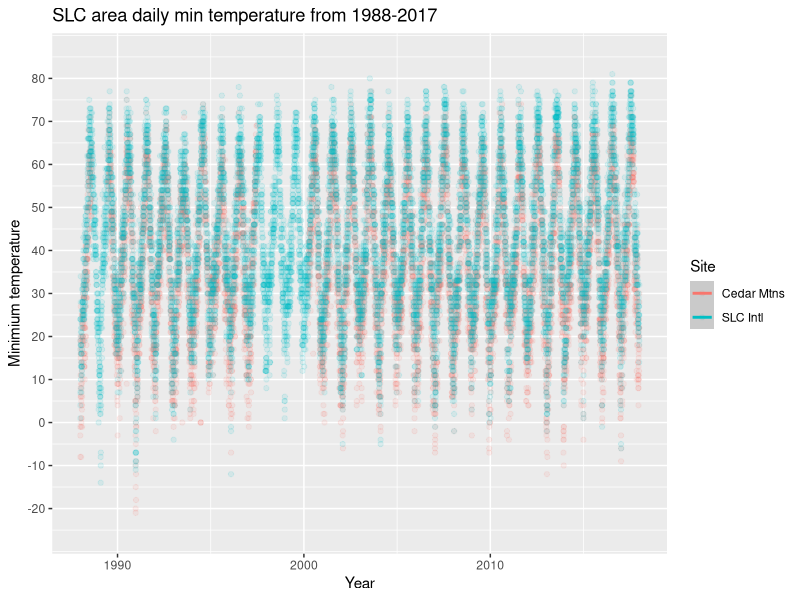
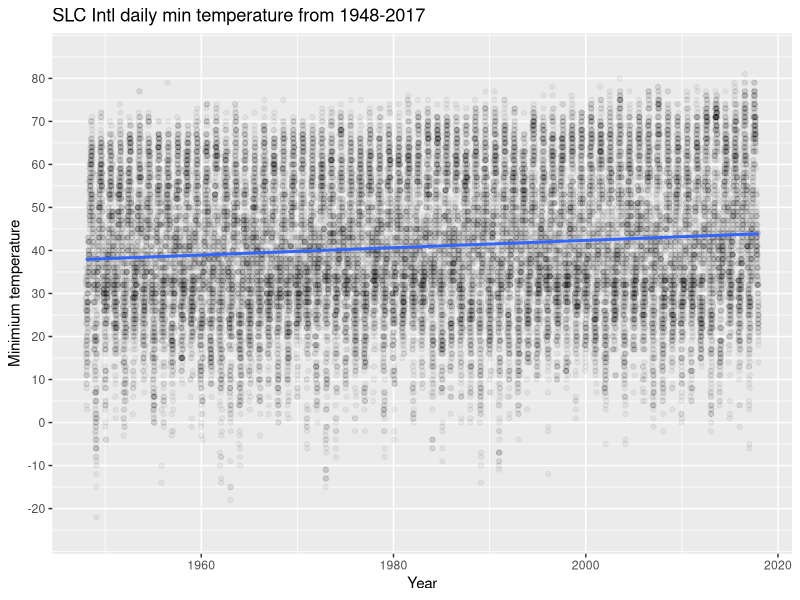
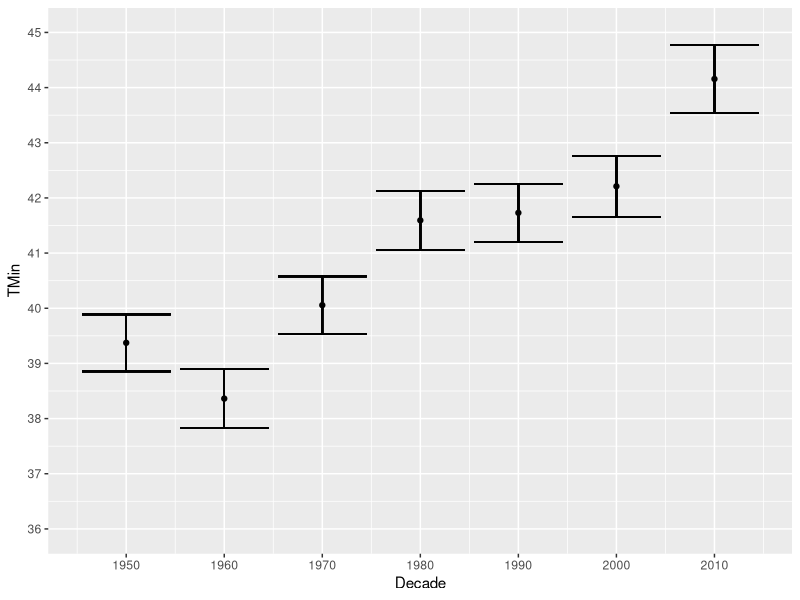
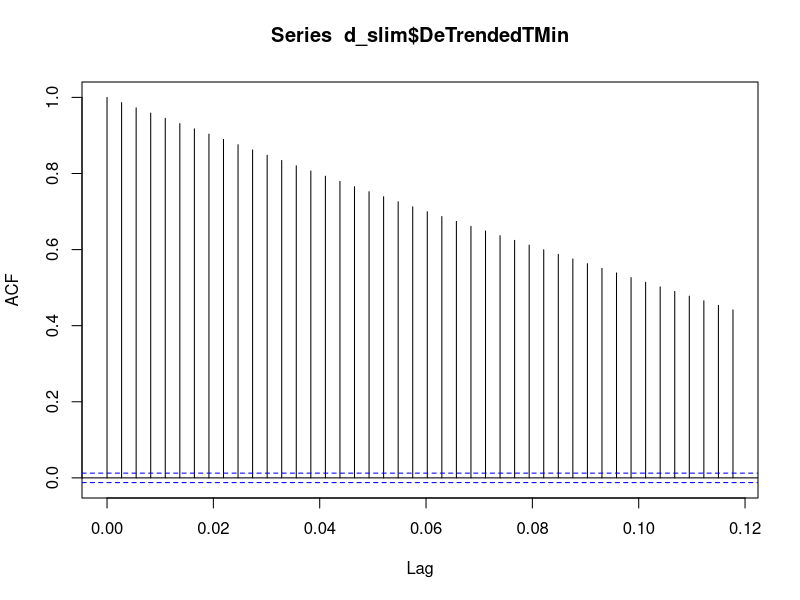

The R script that drew these images, in order:
## ---- chunk 1
library(tidyverse)
d <- read_csv('../data/SLC_Min_Temp_1948-2007.csv')

# Look at the data
head(d)
## ---- chunk 2
library(lubridate)
d %>%
  mutate(Year = year(DATE)) %>% 
  filter(Year > 2000 & Year < 2005) %>% 
  group_by(Year, NAME) %>% 
  summarize(Count = n())
## ---- chunk 3
d <- d %>%
  filter(NAME != 'SALT LAKE TRIAD CENTER, UT US') %>% 
  # Rename the sites and NAME column for readability
  mutate(NAME = ifelse(NAME == 'SALT LAKE CITY INTERNATIONAL AIRPORT, UT US',
                       'SLC Intl',
                       'Cedar Mtns')) %>% 
  rename(Site = NAME, Date = DATE, TMin = TMIN) %>% 
  select(Site, Date, TMin)
## ---- chunk 4
library(scales)

d %>% 
  filter(year(Date) > 1987) %>% 
ggplot(., aes(x = Date, y = TMin, color = Site)) +
  geom_point(alpha = 0.1) +
  geom_smooth(method = 'loess') +
  labs(title = 'SLC area daily min temperature from 1988-2017') +
  scale_x_date(name = "Year",
               labels = date_format("%Y")) +
  scale_y_continuous(name = "Minimium temperature",
                     breaks = c(-20,-10,0,10,20,30,40,50,60,70,80),
                     limits = c(-25,85))
## ---- chunk 5
d %>% 
  filter(Site == 'SLC Intl') %>%
ggplot(., aes(x = Date, y = TMin)) +
  geom_point(alpha = 0.05) +
  geom_smooth(method = 'lm') +
  labs(title = 'SLC Intl daily min temperature from 1948-2017') +
  scale_x_date(name = "Year",
               labels = date_format("%Y")) +
  scale_y_continuous(name = "Minimium temperature",
                     breaks = c(-20,-10,0,10,20,30,40,50,60,70,80),
                     limits = c(-25,85))

## ---- chunk 6
d_slim <- d %>% 
  filter(Site == 'SLC Intl' & year(Date) > 1949) %>%
  mutate(Decade = year(Date) - (year(Date) %% 10)) %>% 
  group_by(Decade) %>%
  mutate(Mean = base::mean(TMin, na.rm = TRUE),
         SD = stats::sd(TMin, na.rm = TRUE),
         StdError = SD / sqrt(n()),
         CI = 1.96 * StdError)
  

ggplot(d_slim, aes(y = TMin, x = Decade)) +
  #geom_point() +
  #stat_summary(fun.data = mean_cl_normal, conf.int = 0.95, geom = "errorbar") +
  stat_summary(fun.y = mean, geom = "point") +
  geom_errorbar(aes(ymin = Mean - CI, ymax = Mean + CI)) +
  scale_x_continuous(breaks = c(1940, 1950, 1960, 1970, 1980, 1990, 2000, 2010)) +
  scale_y_continuous(breaks = c(36,37,38,39,40,41,42,43,44,45)) +
  coord_cartesian(ylim = c(36,45))
## ---- chunk 7
measurement_ts <- ts(d_slim$TMin, 
                     start=c(1950,1,1), 
                     frequency = 365.25)

# Perform decomposition into trend, seasonal, etc
stl_slim <- stats::stl(x = measurement_ts, 
                       s.window = "periodic")

# Put de-trend data back into tibble
d_slim$DeTrendedTMin <- stl_slim$time.series[,'seasonal']
## ---- chunk 8

res <- stats::acf(x = d_slim$DeTrendedTMin, type = "correlation")

mean_auto_corr <- mean(res$acf)

## ---- chunk 9
library(boot)



# ts_fun <- function(vect) {

# r <- d %>%
#   mutate(Decade = year(Date) - year(Date) %% 10) %>% 
#   #group_by(Decade) %>% 
#   select(TMin) %>% 
#   #do(meany = mean(.$TMin, na.rm = TRUE)) 
#   do(compute_block_boot(.$TMin))

  
## ---- chunk 10
# res <- d %>%
#  mutate(Decade = year(Date) - year(Date) %% 10) %>%
#  group_by(Decade) %>%
#  select(TMin) %>%
#  modelr::bootstrap(100) %>%
#  mutate(sepal_mean = map_dbl(strap, ~mean(as_data_frame(.x)$TMin)))
#res
## ---- chunk 11
# plot(out, index=1)
# ggplot(data = out, aes(x = out$t[,1])) +
#   geom_point()
